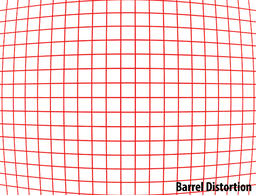
#> input picture images/grid.png, 256 x 195 px, shrunk from 650 x 495 before the run
$ jupyter execute show_example.ipynb
#> lines starting #> are read from the running program, lines starting #| are printed output that depends on the picture
### functions.py
def get_new_coordinates(source_x, source_y, radius, x_distortion, y_distortion):
    '''
    Функция перерасчета положений пикселей:

    source_x: исходная координата x пикселя в исходном изображении.
    Это значение должно быть в диапазоне от 0 до ширины исходного изображения.
    source_y: исходная координата y пикселя в исходном изображении. Э
    то значение должно быть в диапазоне от 0 до высоты исходного изображения.
    radius: радиус линзы в пикселях.
    Это значение определяет, насколько сильно будут искажаться пиксели в зависимости от того,
    насколько они находятся от центра линзы.
    x_distortion: параметр искажения по оси x.
    Чем больше это значение, тем сильнее пиксели будут смещаться относительно центра изображения.
    y_distortion: параметр искажения по оси y.
    Чем больше это значение, тем сильнее пиксели будут смещаться относительно центра изображения.

    Функция возвращает нормализованные координаты x и y пикселя в новом преобразованном изображении.
    PS: эти координаты также могут быть за пределами границ искаженного изображения.
    '''
    if 1 - x_distortion * (radius**2) == 0 :
        xn = source_x
    else:
        xn = source_x / (1 - (x_distortion * (radius**2)))

    if 1 - y_distortion * (radius**2) == 0:
        yn = source_y
    else:
        yn = source_y / (1 - (y_distortion * (radius**2)))
    return xn, yn


def distortion(img, x_distortion, y_distortion, scale_x=1, scale_y=1):
    '''
    Функция реализует процедуру изменения исходного пиксельного расположения, делая тем самым
    операцию, соответсвующую аберрации оптической системы под названием дисторсия
    Функция на вход примимает исходное изображение в чб или rgb представлении (img). А также
    характеристики самой аберрации:

    x_distortion: параметр искажения по оси x.
    Чем больше это значение, тем сильнее пиксели будут смещаться относительно центра изображения.
    y_distortion: параметр искажения по оси y.
    Чем больше это значение, тем сильнее пиксели будут смещаться относительно центра изображения.

    Значения x_distortion, y_distortion со знаком минус говорят о том, что реализуется
    избавление исходного изображения от бочкообразности. Если же изображение исходное
    подушкообразное, то необходимо ставить данные значения со знаком +
    (Fx, Fy параметры в линзе)

    scale_x и scale_y по умолчанию равны 1. Этот параметр отвечает за степень
    сжатия иходного изображения по осям (a, b параметры в линзе)
    '''
    import numpy as np
    from math import sqrt

    # Сохраним значения высоты и ширины исходного изображения
    w, h = img.shape[0], img.shape[1]
    w, h = float(w), float(h)

    # Для чб изображений сделаем копирование исходного канала 2 раза (h,w)->(h,w,3)
    if len(img.shape) == 2:
        bw_channel = np.copy(img)
        img = np.dstack((img, bw_channel))
        img = np.dstack((img, bw_channel))

    # Создадим массив нулей который будем перезаписывать в процессе выполнения функции
    result_img = np.zeros_like(img)

    # Делаем обход каждого пикселя в выходном изображении:
    for x in range(len(result_img)):
        for y in range(len(result_img[x])):

            # Нормализация корродинат x, y чтобы были в пределах [-1, 1]
            xnd, ynd = float((2*x - w)/w), float((2*y - h)/h)

            #Теперь центр изображения имеет координату (0, 0), поэтому найти евклидово
            # расстояние от центра до текущего пикселя можно так:
            rd = sqrt(xnd**2 + ynd**2)

            # Определение новых координат:
            xdu, ydu = get_new_coordinates(xnd, ynd, rd, x_distortion, y_distortion)

            # Добавление рескейлинга по осям (a, b параметры в линзе)
            xdu, ydu = xdu * scale_y, ydu * scale_x

            # Возвращение значений координат из [-1, 1] в исходные значения [h, w]
            xu, yu = int(((xdu + 1)*w)/2), int(((ydu + 1)*h)/2)

            # Если пиксель находится в пределах исходного размера изображения, то проводим
            # замену значений. В новую координату пишем (r,g,b) значение старой координаты
            if 0 <= xu and xu < img.shape[0] and 0 <= yu and yu < img.shape[1]:
                result_img[x][y] = img[xu][yu]

    # Переведем значения пикселей в uint8
    return result_img.astype(np.uint8)


def plot_result(img, output_img):
    '''
    Функция для построения subplot отображения было-стало
    '''
    from  matplotlib import pyplot as plt

    plt.figure(figsize=[12, 12])
    plt.subplot(1, 2, 1)
    plt.imshow(img)
    plt.title('Исходное изображение')
    plt.axis('off')
    plt.subplot(1, 2, 2)
    plt.imshow(output_img)
    plt.title('Результат обработки')
    plt.axis('off')
    plt.show()


# Попытка создать интерактивное окно с возможность менять параметры
# y_distortion и x_distortion в реальном времени:
# [63 lines left out: function interctive_window, not called in this run]

### show_example.ipynb
# LENS ANTI_DISTORTION

Основано на данных работах: <br>
>[fisheyegl](https://github.com/jywarren/fisheyegl) <br>
>[iFish](https://github.com/Gil-Mor/iFish)

[cell 1]
import cv2
from functions import *

<p align="center">  </center>
<p align="center"> Рисунок - Виды дисторсии (бочкообразность и подушкообразность) </center>

Значения x_distortion, y_distortion со знаком минус говорят о том, что реализуется избавление исходного изображения от бочкообразности. Если изображение исходное подушкообразное, то необходимо ставить данные значения со знаком +

[cell 2]
img_bgr = cv2.imread("images/grid.png")
#> img_bgr is the input picture: shape (195, 256, 3); mean B, G, R 218.2, 218.3, 250.6
img = cv2.cvtColor(img_bgr, cv2.COLOR_BGR2RGB) # Перевод и bgr в rgb
output_img = distortion(img, -0.12, -0.025)  # Идеальные параметры для данного случая
#> after the loop in distortion, `for x in range(len(result_img)):`:
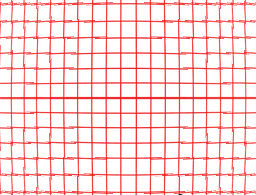
#> result_img: shape (195, 256, 3); mean R, G, B 252.1, 218.9, 218.8
plot_result(img, output_img)
#> in plot_result, `plt.show()`:
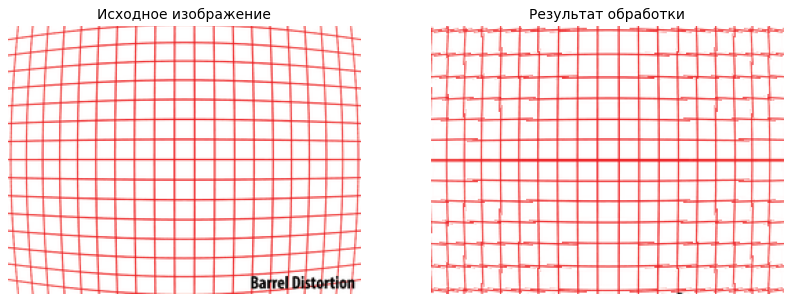
#> figure drawn by matplotlib, 2 panels

Пример с добавлением в функцию значений рескейлинга по оси x и y:

[cell 3]
output_img = distortion(img, -0.12, -0.025, scale_x=1.1, scale_y=1.5)  # Идеальные параметры
#> call 2 of distortion, with x_distortion = -0.12, y_distortion = -0.025, scale_x = 1.1, scale_y = 1.5
#> after the loop in distortion (call 2), `for x in range(len(result_img)):`:
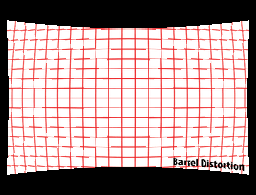
#> result_img: shape (195, 256, 3); mean R, G, B 173.1, 151.3, 151.2
plot_result(img, output_img)
#> in plot_result (call 2), `plt.show()`:
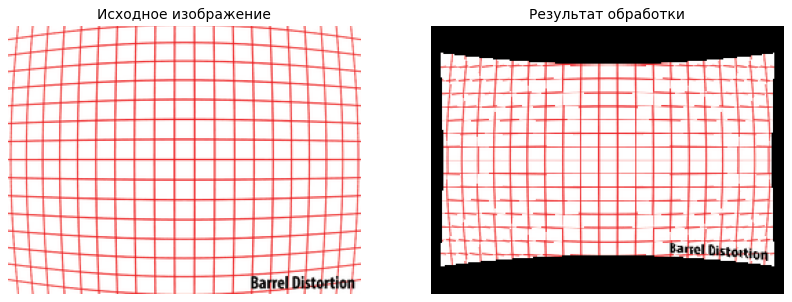
#> figure drawn by matplotlib, 2 panels

[cell 4]
img_bgr = cv2.imread('images/wide_angle_camera.png')
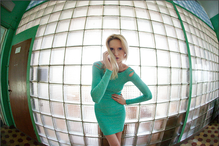
#> input picture images/wide_angle_camera.png, 219 x 146 px, shrunk from 557 x 371 before the run
#> img_bgr is the input picture: shape (146, 219, 3); mean B, G, R 159.8, 169.2, 160.5
img = cv2.cvtColor(img_bgr, cv2.COLOR_BGR2RGB)
#> img: shape (146, 219, 3)
output_img = distortion(img, -0.35, -0.15)
#> call 3 of distortion, with x_distortion = -0.35, y_distortion = -0.15, scale_x = 1, scale_y = 1
#> after the loop in distortion (call 3), `for x in range(len(result_img)):`:
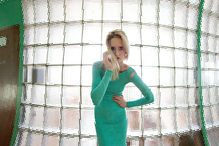
#> result_img: shape (146, 219, 3); mean R, G, B 182.6, 191.8, 183.6
plot_result(img, output_img)

[cell 5]
img_bgr = cv2.imread("images/fish_eye.jpg")
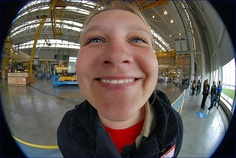
#> input picture images/fish_eye.jpg, 236 x 158 px, shrunk from 600 x 401 before the run
#> img_bgr is the input picture: shape (158, 236, 3); mean B, G, R 82.9, 89.9, 99.9
img = cv2.cvtColor(img_bgr, cv2.COLOR_BGR2RGB) # Перевод и bgr в rgb
#> img: shape (158, 236, 3)
output_img = distortion(img, -0.2, -0.3)
#> call 4 of distortion, with x_distortion = -0.2, y_distortion = -0.3, scale_x = 1, scale_y = 1
#> after the loop in distortion (call 4), `for x in range(len(result_img)):`:
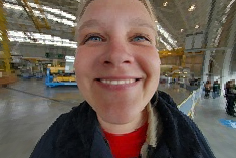
#> result_img: shape (158, 236, 3); mean R, G, B 106.5, 92.4, 83
plot_result(img, output_img)

Пример создания бочкообразной дисторсии на обычной фотографии:
(ставим коээфициенты с x_distortion, y_distortion плюсом)

[cell 6]
img_bgr = cv2.imread("images/no_distortion.jpg")
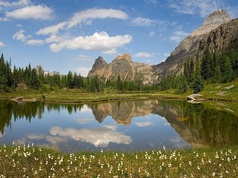
#> input picture images/no_distortion.jpg, 238 x 178 px, shrunk from 604 x 453 before the run
#> img_bgr is the input picture: shape (178, 238, 3); mean B, G, R 107.8, 120.6, 115.1
img = cv2.cvtColor(img_bgr, cv2.COLOR_BGR2RGB) # Перевод и bgr в rgb
#> img: shape (178, 238, 3)
output_img = distortion(img, 0.1, 0.3, 0.7, 0.8)
#> after the loop in distortion (call 5), `for x in range(len(result_img)):`:
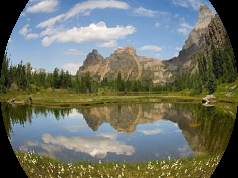
#> result_img: shape (178, 238, 3); mean R, G, B 110.2, 114.6, 102
plot_result(img, output_img)

__Попытка создать интерактивное окно с возможность менять параметры y_distortion и x_distortion в реальном времени:__

Пример функций для создания интерактивного окна для выполнения процедуры антидисторсии для фотографии:

[cell 7]
#from functions import *
#interctive_window("images/wide_angle_camera.png")

Пример функций для создания интерактивного окна для выполнения процедуры добавления аберрации "дисторсия" для фотографии:

[cell 8]
#interctive_window("images/no_distortion.jpg", make_distortion=True)
